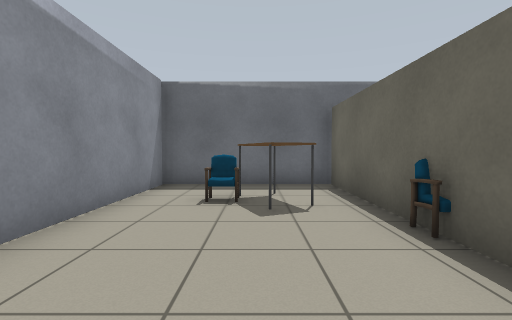
[1] (above)

21 first-person views from a walk through a Gazebo world. The camera is 0.9 m above the floor, tilts 2° down and sees 85° across. The floor is counted in squares, 1 m on a side. Each view is taken from the middle of a square. On the plan, view 1 faces up. The plan holds only what a view shows up to about 11 squares ahead; the rest is blank.

[2]
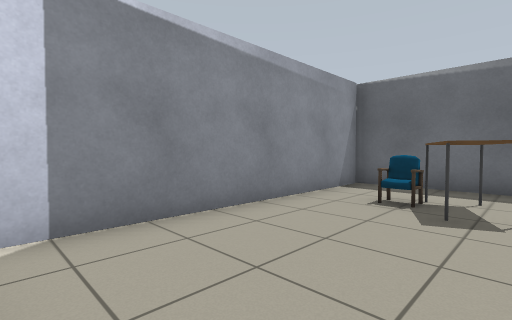

[3]
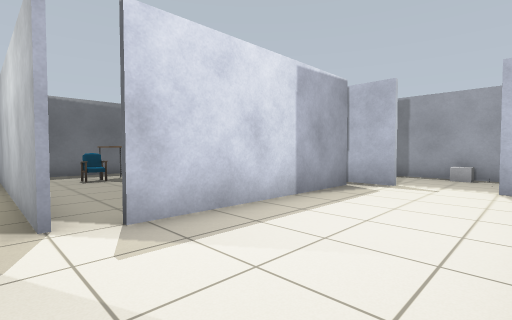

[4]
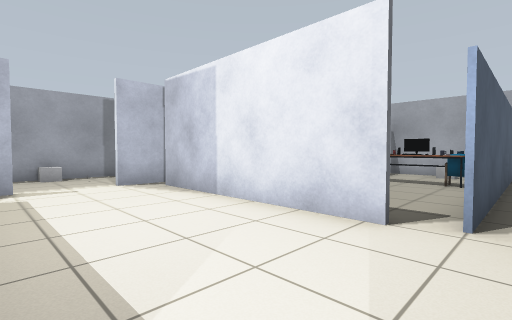

[5]
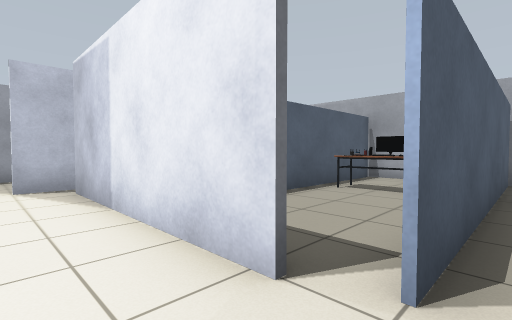

[6]
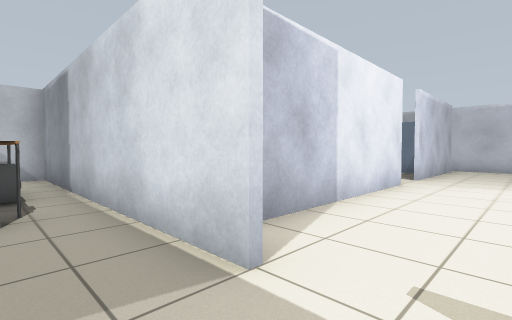

[7]
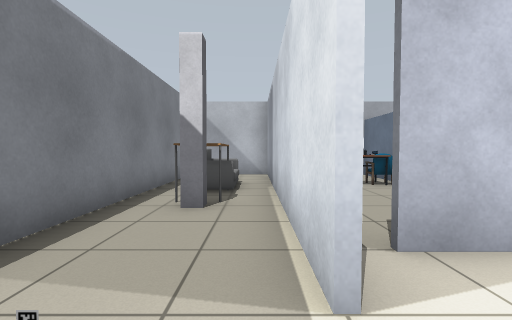

[8]
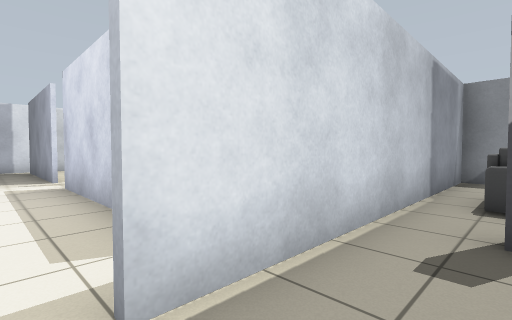

[9]
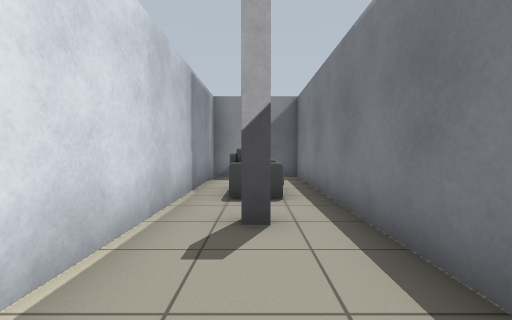

[10]
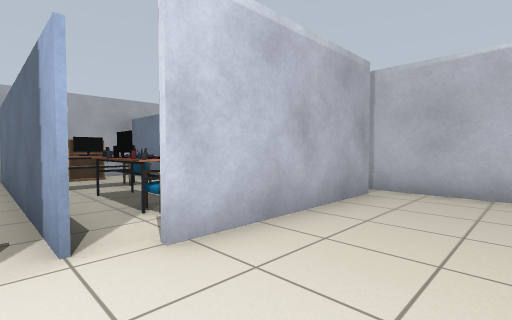

[11]
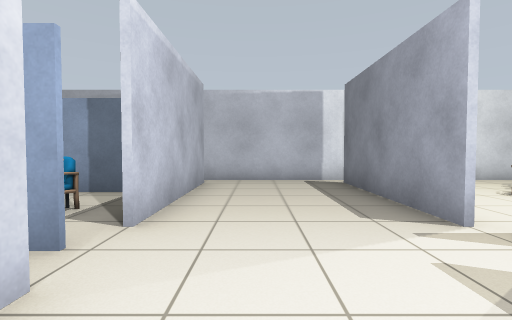

[12]
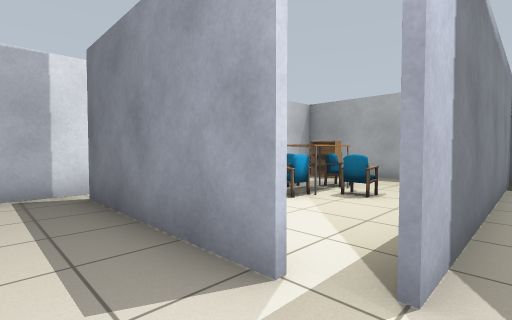

[13]
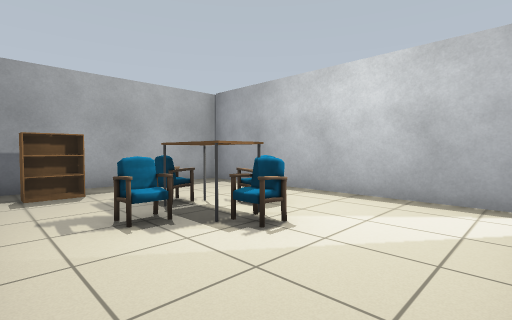

[14]
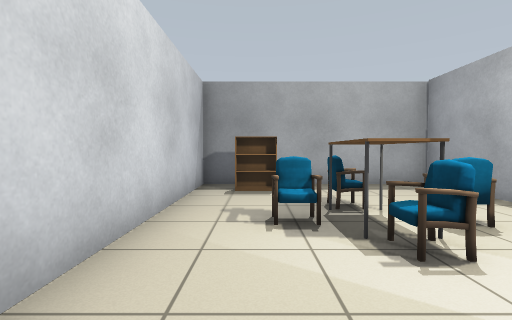

[15]
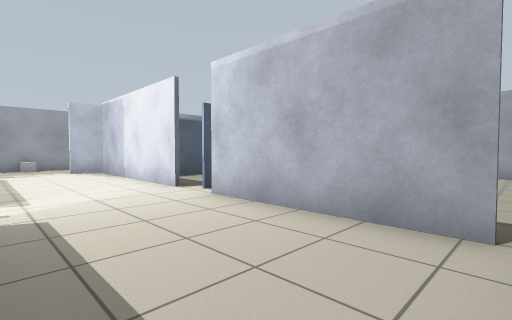

[16]
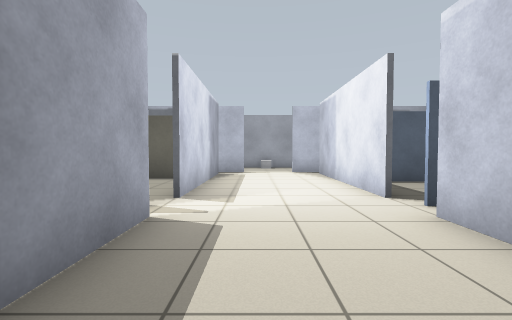

[17]
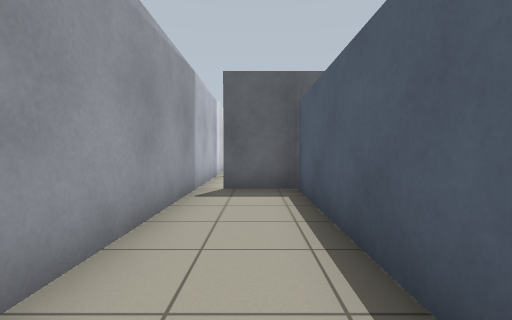

[18]
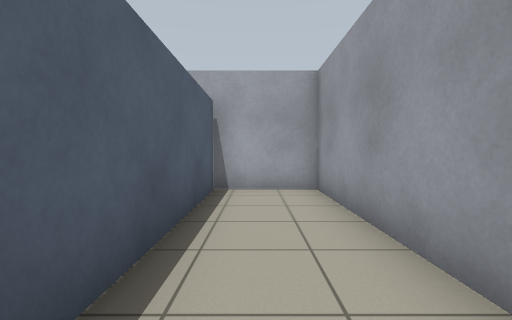

[19]
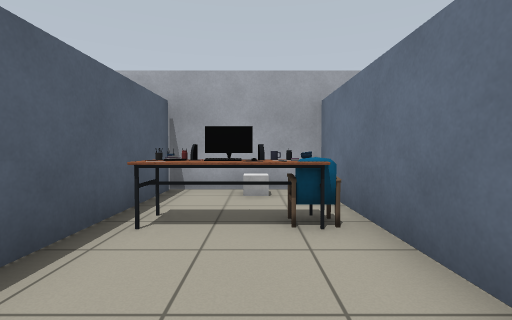

[20]
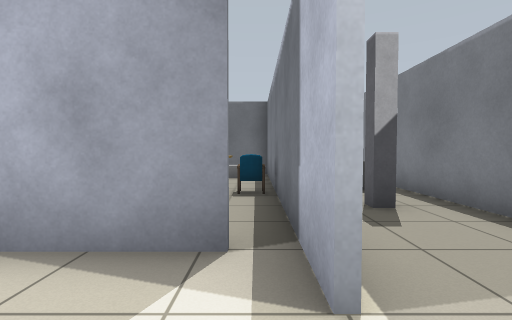

[21]
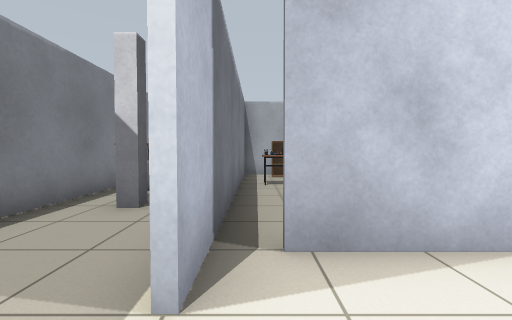

### Floor plan
Points are (right, up) in squares from view 1. A wall is a line through its corners. A room is listed if a view was taken in it or the views show most of it. See-through windows are left out.
Room 1 (views 1, 2)
walls: (2, 0.6) (2, 7.2); (2, 7.4) (-3, 7.4); (-2.4, 7.2) (-2.4, -0.2)
ways out: opening at (-2, -1) to room 2
objects: chair (-1, 5) to (0, 5); table (0, 4) to (1, 6); chair (2, 3)
Room 2 (views 3, 4, 5, 6, 7, 8, 9, 10, 11, 12, 16, 20, 21)
walls: (4.6, -3.5) (4.6, -8.5); (4.4, -5) (4.4, -3.5); (3.9, -0.6) (-1.8, -0.6); (-1.9, -4.4) (3.8, -4.4); (-3.1, -0.6) (-7.8, -0.6); (4.6, -10.4) (4.6, -12.5); (7.4, -10.9) (7.4, 7.4) (3.9, 7.4); (2.9, -12.4) (6.9, -12.4); (4.6, 7.5) (4.6, -1.5); (-7.9, -4.4) (-3.2, -4.4); (-8.4, -1.5) (-8.4, -4.5)
ways out: opening at (-2, -1) to room 1; opening at (-8, -1) to room 3; opening at (-8, -5) to room 4; opening at (-2, -5) to room 5
objects: sofa (6, -10) to (6, -9); table (6, -8); pillar (6, -7); other object (6, -3); pillar (6, 1); sofa (6, 3) to (6, 5); cabinet (7, -3)
Room 3 (views 13, 14, 15)
walls: (-8.4, 0) (-8.4, -1.5); (-2.6, -0.4) (-2.6, 7.2); (-3, 7.4) (-8.4, 7.4) (-8.4, 1.5)
ways out: opening at (-8, -1) to room 2
objects: chair (-7, 4); bookshelf (-7, 6); chair (-6, 2) to (-5, 3); chair (-6, 4) to (-6, 5); chair (-5, 3) to (-4, 4)
Room 4 (views 17, 18)
walls: (-6, -12.2) (-6, -4.6) (-7.8, -4.6); (-8.4, -4.5) (-8.4, -12.4) (-5.9, -12.4)
ways out: opening at (-8, -5) to room 2
Room 5 (view 19)
walls: (-2.4, -10.4) (-2.4, -12.2); (-2.4, -4.6) (-2.4, -8.5); (-2.5, -12.4) (1, -12.4) (1, -5.9)
ways out: opening at (-2, -5) to room 2
objects: desk (-2, -10) to (0, -9); chair (-2, -9); cabinet (-1, -12) to (-1, -11)
Room 6 (no view inside)
walls: (-2.6, -8.5) (-2.6, -4.8); (-6, -10.1) (-6, -12.2); (-2.6, -12.2) (-2.6, -10.4); (-5.9, -12.4) (-2.5, -12.4); (-6, -5.2) (-6, -7.1)
objects: bookshelf (-5, -12) to (-4, -11); chair (-5, -10) to (-5, -9); desk (-4, -10) to (-3, -9); desk (-4, -8) to (-4, -7); chair (-4, -6)
Room 7 (no view inside)
walls: (4.4, -8.4) (4.4, -5); (1, -10) (1, -12.2); (4.4, -12.1) (4.4, -10.5)
objects: desk (2, -10) to (4, -9); chair (2, -9); bookshelf (3, -12) to (3, -11)

Where each view was taken, in squares from view 1:
view 1: 0 up, 0 right, facing up
view 2: 0 up, 1 right, facing up-left
view 3: 4 down, 3 left, facing up-right
view 4: 1 down, 3 left, facing down-right
view 5: 3 down, 3 left, facing down-right
view 6: 2 down, 6 right, facing down-left
view 7: 2 down, 5 right, facing down
view 8: 2 down, 6 right, facing up-left
view 9: 2 down, 6 right, facing up
view 10: 2 down, 2 left, facing down-left
view 11: 3 down, 0 right, facing left
view 12: 2 down, 2 left, facing up-left
view 13: 0 up, 8 left, facing up-right
view 14: 0 up, 7 left, facing up
view 15: 1 down, 8 left, facing down-right
view 16: 2 down, 7 left, facing right
view 17: 11 down, 7 left, facing up
view 18: 6 down, 7 left, facing down
view 19: 6 down, 1 left, facing down
view 20: 3 down, 4 right, facing up
view 21: 2 down, 4 right, facing down
